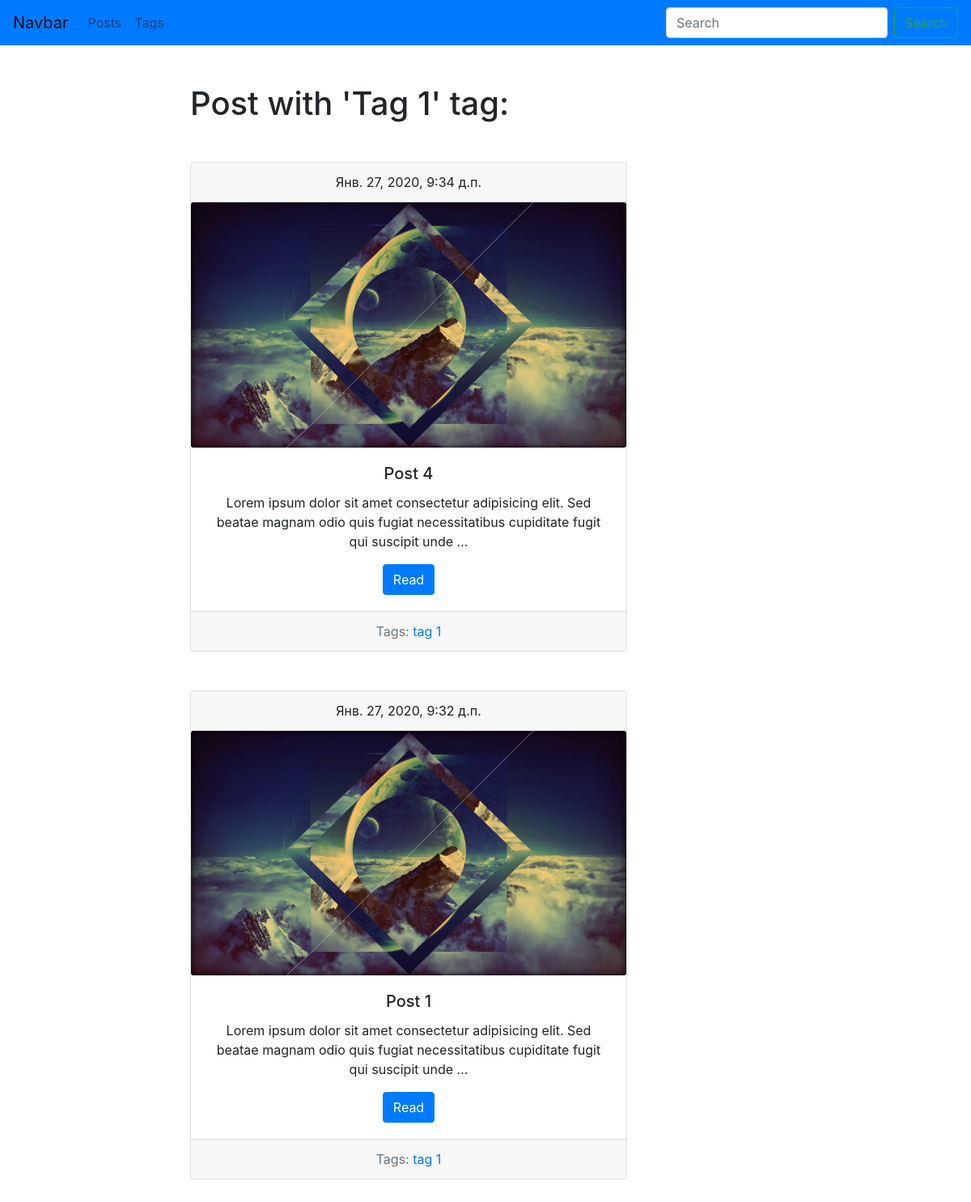
Screenshot of /tag/post-1 with the database file from the repository.
### blog/models.py (models this page shows, shortened)
class Tag(models.Model):
    title = models.CharField(max_length=50)
    slug = models.SlugField(max_length=50, unique=True)
    def get_absolute_url(self):
        return  reverse('tag_detail_url', kwargs={'slug': self.slug})
    class Meta:
        ordering = ['title']

class Post(models.Model):
    title = models.CharField(max_length=150, db_index=True)
    slug = models.SlugField(max_length=150, blank=True,  unique=True)
    body = models.TextField(blank=True, db_index=True)
    image = models.ImageField(upload_to='post_image/',null=True, blank=True)
    date_pub = models.DateTimeField(auto_now_add=True)
    tags = models.ManyToManyField('Tag', blank = True, related_name='posts')
    def get_absolute_url(self):
        return  reverse('post_detail_url', kwargs={'slug': self.slug})
    class Meta:
        ordering = ['-date_pub']

### blog/views.py (the view)
# urls.py: path('tag/<str:slug>', TagDetail.as_view(), name='tag_detail_url'),
class TagDetail(View):
    def get(self, request, slug):
        tag = get_object_or_404(Tag ,slug__iexact=slug)
        return render(request, 'blog/tag_detail.html', {'tag': tag})

### blog/templates/blog/tag_detail.html (shortened to what this page needs)
{% extends 'blog/base_blog.html' %}
{% block content  %}
        <h1 class="mb-5">Post with '{{tag.title|title}}' tag:</h1>
                {% for post in tag.posts.all  %}
                    {% include 'blog/includes/post_card_template.html'  %}
                {% endfor %}
{% endblock   %}

### blog/templates/blog/includes/post_card_template.html
<center>
    <div class="card mb-5 ">
        <div class="card-header">
            {{post.date_pub}}
        </div>
        <img src="{{post.image.url}}" class="card-img align-center ">
        <div class="card-body">
          <h5 class="card-title">{{post.title}}</h5>
          <p class="card-text text-center">{{post.body|truncatewords:20}}</p>
          <a href="{{ post.get_absolute_url}}" class="btn btn-primary">Read</a>
        </div>
        <div class="card-footer text-muted">
            Tags:
            {% for tag in post.tags.all  %}
                <a href="{{tag.get_absolute_url}}">{{tag.title}}</a>
            {% endfor %}
          </div>
      </div>
</center>

### rows the page displays
Tag: title "Tag 1", title "tag 1"
Post: date_pub "Янв. 27, 2020, 9:34 д.п.", image (picture), title "Post 4", body "Lorem ipsum dolor sit amet consectetur adipisicing elit. Sed beatae magnam odio quis fugiat necessitatibus cupiditate fugit qui suscipit unde …"
Post: date_pub "Янв. 27, 2020, 9:32 д.п.", image (picture), title "Post 1", body "Lorem ipsum dolor sit amet consectetur adipisicing elit. Sed beatae magnam odio quis fugiat necessitatibus cupiditate fugit qui suscipit unde …"
